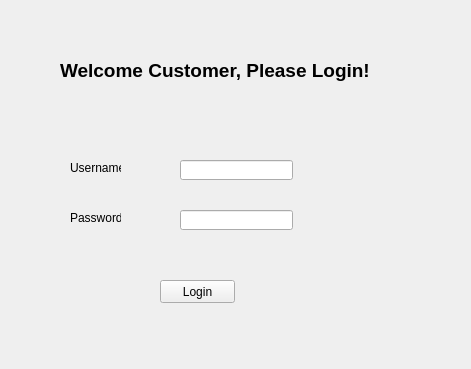
<?xml version="1.0" encoding="UTF-8"?>
<ui version="4.0">
 <class>Customer</class>
 <widget class="QWidget" name="Customer">
  <property name="geometry">
   <rect>
    <x>0</x>
    <y>0</y>
    <width>471</width>
    <height>369</height>
   </rect>
  </property>
  <property name="windowTitle">
   <string>Form</string>
  </property>
  <widget class="QPushButton" name="pushButton">
   <property name="geometry">
    <rect>
     <x>160</x>
     <y>280</y>
     <width>75</width>
     <height>23</height>
    </rect>
   </property>
   <property name="text">
    <string>Login</string>
   </property>
  </widget>
  <widget class="QLabel" name="label">
   <property name="geometry">
    <rect>
     <x>70</x>
     <y>160</y>
     <width>51</width>
     <height>16</height>
    </rect>
   </property>
   <property name="text">
    <string>Username</string>
   </property>
  </widget>
  <widget class="QLabel" name="label_2">
   <property name="geometry">
    <rect>
     <x>70</x>
     <y>210</y>
     <width>51</width>
     <height>16</height>
    </rect>
   </property>
   <property name="text">
    <string>Password</string>
   </property>
  </widget>
  <widget class="QLineEdit" name="lineEdit">
   <property name="geometry">
    <rect>
     <x>180</x>
     <y>160</y>
     <width>113</width>
     <height>20</height>
    </rect>
   </property>
  </widget>
  <widget class="QLineEdit" name="lineEdit_2">
   <property name="geometry">
    <rect>
     <x>180</x>
     <y>210</y>
     <width>113</width>
     <height>20</height>
    </rect>
   </property>
  </widget>
  <widget class="QLabel" name="label_3">
   <property name="geometry">
    <rect>
     <x>60</x>
     <y>60</y>
     <width>341</width>
     <height>21</height>
    </rect>
   </property>
   <property name="font">
    <font>
     <family>Arial</family>
     <pointsize>14</pointsize>
     <weight>75</weight>
     <bold>true</bold>
    </font>
   </property>
   <property name="text">
    <string>Welcome Customer, Please Login!</string>
   </property>
  </widget>
 </widget>
 <resources/>
 <connections/>
</ui>
